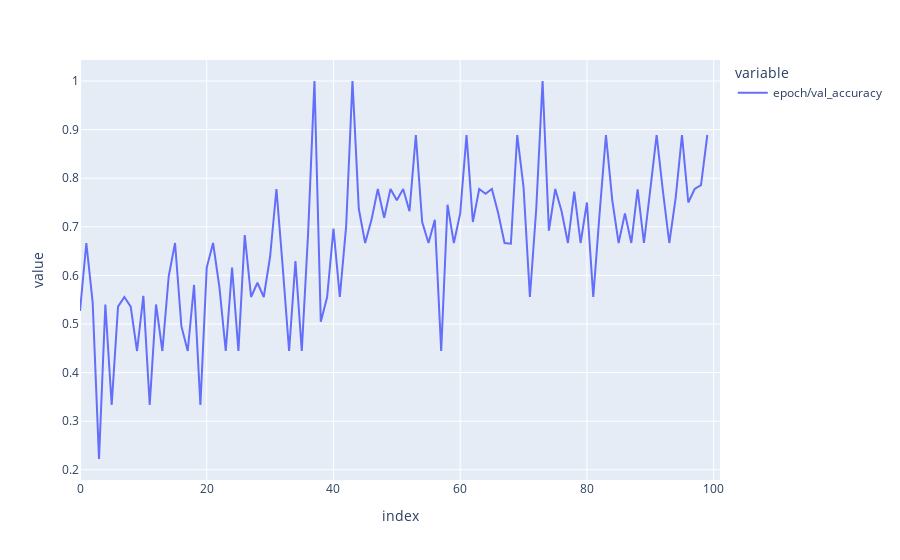

The code cell stored with this chart in its notebook:
### Code cell
px.line(history["epoch/val_accuracy"])

### Figure 1 — Plotly figure (JSON) as saved in the notebook; plotly's stock layout.template omitted (floating-point values rounded to 4 significant figures)
{"data": [{"hovertemplate": "variable=epoch/val_accuracy<br>index=%{x}<br>value=%{y}<extra></extra>", "legendgroup": "epoch/val_accuracy", "line": {"color": "#636efa", "dash": "solid"}, "marker": {"symbol": "circle"}, "mode": "lines", "name": "epoch/val_accuracy", "orientation": "v", "showlegend": true, "type": "scatter", "x": [0, 1, 2, 3, 4, 5, 6, 7, 8, 9, 10, 11, 12, 13, 14, 15, 16, 17, 18, 19, 20, 21, 22, 23, 24, 25, 26, 27, 28, 29, 30, 31, 32, 33, 34, 35, 36, 37, 38, 39, 40, 41, 42, 43, 44, 45, 46, 47, 48, 49, 50, 51, 52, 53, 54, 55, 56, 57, 58, 59, 60, 61, 62, 63, 64, 65, 66, 67, 68, 69, 70, 71, 72, 73, 74, 75, 76, 77, 78, 79, 80, 81, 82, 83, 84, 85, 86, 87, 88, 89, 90, 91, 92, 93, 94, 95, 96, 97, 98, 99, 100, 101], "xaxis": "x", "y": [0.5268, 0.6667, 0.5446, 0.2222, 0.5402, 0.3333, 0.5357, 0.5556, 0.5357, 0.4444, 0.558, 0.3333, 0.5402, 0.4444, 0.5982, 0.6667, 0.4955, 0.4444, 0.5804, 0.3333, 0.6161, 0.6667, 0.5759, 0.4444, 0.6161, 0.4444, 0.683, 0.5556, 0.5848, 0.5556, 0.6384, 0.7778, 0.6161, 0.4444, 0.6295, 0.4444, 0.6875, 1, 0.5045, 0.5556, 0.6964, 0.5556, 0.7009, 1, 0.7366, 0.6667, 0.7143, 0.7778, 0.7188, 0.7778, 0.7545, 0.7778, 0.7321, 0.8889, 0.7098, 0.6667, 0.7143, 0.4444, 0.7455, 0.6667, 0.7277, 0.8889, 0.7098, 0.7778, 0.7679, 0.7778, 0.7277, 0.6667, 0.6652, 0.8889, 0.7812, 0.5556, 0.7366, 1, 0.692, 0.7778, 0.7321, 0.6667, 0.7723, 0.6667, 0.75, 0.5556, 0.7277, 0.8889, 0.7545, 0.6667, 0.7277, 0.6667, 0.7768, 0.6667, 0.7768, 0.8889, 0.7723, 0.6667, 0.7589, 0.8889, 0.75, 0.7778, 0.7857, 0.8889, null, null], "yaxis": "y"}], "layout": {"legend": {"title": {"text": "variable"}, "tracegroupgap": 0}, "margin": {"t": 60}, "xaxis": {"anchor": "y", "domain": [0, 1], "title": {"text": "index"}}, "yaxis": {"anchor": "x", "domain": [0, 1], "title": {"text": "value"}}}}
